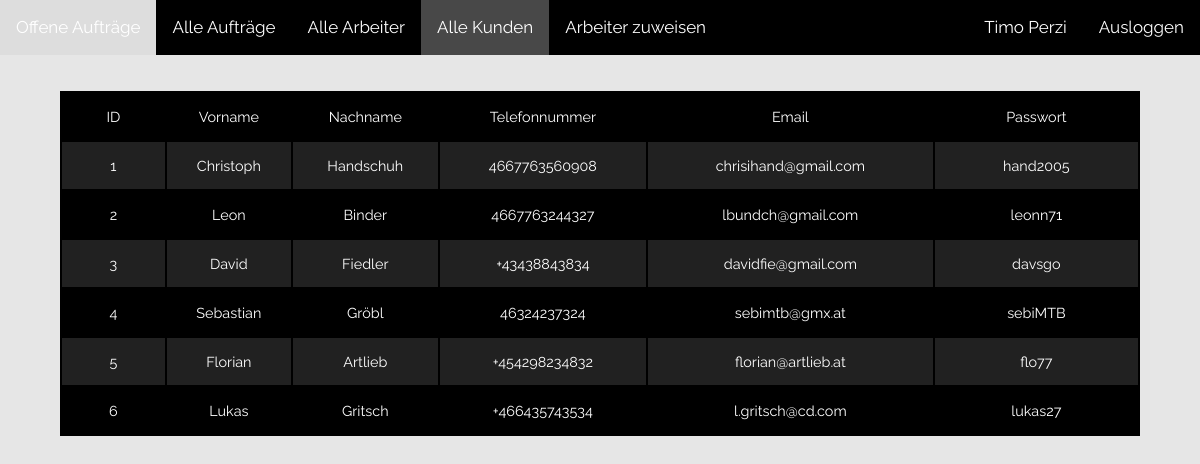
The app's page /Firma-Database-und-UI/pages/admin_pages/alle_kunden.php (signed in) with its own data.
### tables this page shows
create table Arbeiter(
ID int NOT NULL AUTO_INCREMENT,
Vorname varchar(40) NOT NULL,
Nachname varchar(40) NOT NULL,
Telefonnummer varchar(30),
Email varchar(40) NOT NULL,
Passwort varchar(40) NOT NULL,
PRIMARY KEY (ID)
);

create table Kunde(
ID int NOT NULL AUTO_INCREMENT,
Vorname varchar(40) NOT NULL,
Nachname varchar(40) NOT NULL,
Telefonnummer varchar(30),
Email varchar(40) NOT NULL,
Passwort varchar(50) NOT NULL,
PRIMARY KEY (ID)
);

### Firma-Database-und-UI/php_functions/session.php (called while the page is built, shortened)
<?php
include "connect.php";
$email_check = $_SESSION["Email"];
$pass_check = $_SESSION["Passwort"];
$mode_check = $_SESSION["Mode"];
if (!($_SESSION["Email"] === "admin@mail.com" && $_SESSION["Passwort"] === "1234")) {
    if ($mode_check === "Arbeiter") {
        $sql = "SELECT * FROM arbeiter WHERE Email='$email_check' AND Passwort='$pass_check'";
    } else {
        $sql = "SELECT * FROM kunde WHERE Email='$email_check' AND Passwort='$pass_check'";
    }
    $result = mysqli_query($conn, $sql);
    if (mysqli_num_rows($result) === 1) {
        $row = mysqli_fetch_assoc($result);
        if (
            $row["Email"] === $email_check &&
            $row["Passwort"] === $pass_check
        ) {
            $login_session = $row["Vorname"] . " " . $row["Nachname"];
        } else {
            header("location: ../pages/index.php");
            die();
        }
    } else {
        header("location: ../pages/index.php");
        die();
    }
}
else
{
    $login_session = "Admin";
}
?>

### Firma-Database-und-UI/php_functions/display_data.php (the view, shortened to what this page needs)
<?php
function display_data($data) {
    $output = "<table class='data_table'>";
    foreach($data as $column => $var) {
        $output .= '<tr>';
        if($column===0) {
            foreach($var as $row => $val) {
                $output .= "<td>" . $row . '</td>';
            }
            $output .= '</tr>';
        }
        foreach($var as $val) {
            $output .= '<td>' . $val . '</td>';
        }
        $output .= '</tr>';
    }
    $output .= '</table>';
    echo $output;
}

### Firma-Database-und-UI/pages/admin_pages/alle_kunden.php (shortened to what this page needs)
<?php
include "../../php_functions/session.php";
include "../../php_functions/connect.php";
include "../../php_functions/display_data.php";
?>
<html lang="en">
<head>
    <link rel="stylesheet" href="../../css_files/overview.css">
</head>
<body>
<div class="topnav">
    <a  href="admin.php">Offene Aufträge</a>
    <a   href="alle_auftraege.php">Alle Aufträge</a>
    <a  href="alle_arbeiter.php">Alle Arbeiter</a>
    <a  class="active" href="alle_kunden.php">Alle Kunden</a>
    <a href="arbeiter_zuweisen.php">Arbeiter zuweisen</a>
    <a class="logout" href = "../../php_functions/logout.php">Ausloggen</a>
    <a class="name" ><?php echo $login_session?></a>
</div>
<div>
    <?php
    $query = "select * from kunde;
";
    $result = mysqli_query($conn, $query);
    display_data($result);
    ?>
</div>
</body>
</html>

### Firma-Database-und-UI/css_files/overview.css (style rules this page uses)
* { box-sizing: border-box; margin: 0; padding: 0; font-family: Raleway, sans-serif; }
html { font-size: 62.5%; }
body { font-family: 'Roboto', 'Helvetica Neue', Helvetica, Arial, sans-serif; font-size: 1.6rem; line-height: 1.6; -webkit-font-smoothing: antialiased; -moz-osx-font-smoothing: grayscale; background-color: rgba(57, 57, 57, 0.12); -webkit-text-fill-color: white; }
table { margin-left: auto; margin-right: auto; width: 90%; min-width: 300px; margin-bottom: 2.4rem; background-color: black; color: #fff; overflow: hidden; }
table tr:nth-child(even) { background-color: #212121; }
table td { display: block; font-size: 90%; }
table td:first-child { padding-top: 1rem; }
table td:last-child { padding-bottom: 1rem; }
table td:before { content: attr(data-th) ':\00a0'; font-weight: bold; min-width: 8rem; display: inline-block; }
@media (min-width: 600px) { table td:before { display: none; } }
@media (min-width: 600px) { table td { display: table-cell; text-align: center; } }
@media (min-width: 600px) { table td:first-child, table td:last-child { padding: 1.5rem 2rem; } }
.topnav { background-color: BLACK ; overflow: hidden; }
.topnav a { float: left; color: #f2f2f2; text-align: center; padding: 14px 16px; text-decoration: none; font-size: 17px; }
.topnav a.active { background-color: #484848; color: white; }
a.logout { float: right; color: #f2f2f2; text-align: center; padding: 14px 16px; text-decoration: none; font-size: 17px; }
a.name { color: whitesmoke; float: right; text-align: center; padding: 14px 16px; text-decoration: none; font-size: 17px; }
.data_table { margin-top: 3%; }

### records on screen
arbeiter: login_session "Timo Perzi"
kunde: row "ID", row "Vorname", row "Nachname", row "Telefonnummer", row "Email", row "Passwort", ID "1", Vorname "Christoph", Nachname "Handschuh", Telefonnummer "4667763560908", Email "chrisihand@gmail.com", Passwort "hand2005"
kunde: ID "2", Vorname "Leon", Nachname "Binder", Telefonnummer "4667763244327", Email "lbundch@gmail.com", Passwort "leonn71"
kunde: ID "3", Vorname "David", Nachname "Fiedler", Telefonnummer "+43438843834", Email "davidfie@gmail.com", Passwort "davsgo"
kunde: ID "4", Vorname "Sebastian", Nachname "Gröbl", Telefonnummer "46324237324", Email "sebimtb@gmx.at", Passwort "sebiMTB"
kunde: ID "5", Vorname "Florian", Nachname "Artlieb", Telefonnummer "+454298234832", Email "florian@artlieb.at", Passwort "flo77"
kunde: ID "6", Vorname "Lukas", Nachname "Gritsch", Telefonnummer "+466435743534", Email "l.gritsch@cd.com", Passwort "lukas27"
